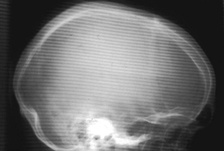
%> input picture DigImageProcessing/exercise2/input_data/thema1/radiograph_1.jpg, 224 x 151 px, shrunk from 505 x 339 before the run
$ octave erwtimaC2.m   (GNU Octave 9; MATLAB toolbox functions it lacks are replaced by stand-ins)
%> lines starting %> are read from the running program, lines starting %| are printed output that depends on the picture
### DigImageProcessing/exercise2/MATLAB_code/shift_2D.m
function [ shiftedA ] = shift_2D( A )
	half = ceil(size(A)/2);
	shiftedA = A([half(1)+1:end, 1:half(1)], [half(2)+1:end, 1:half(2)]);
end

### DigImageProcessing/exercise2/MATLAB_code/DFT_2D_RowCol.m
function [ A ] = DFT_2D_RowCol( a )
	Y = transpose(fft(transpose(a)));
	A = fft(Y);
end

### DigImageProcessing/exercise2/MATLAB_code/erwtimaC2.m
images = {'radiograph_1.jpg', 'radiograph_2.jpg'};
cases = 4;

wmegas = ones(length(images), 2, 2);
sigmas = ones(length(images), cases, 2);
figs = ones(length(images), 3);

wmegas(1, :, :) = [-0.10 (pi/4+0.08); 0.10 -(pi/4+0.05)];
sigmas(1, :, :) = [0.15 0.15; 0.30 0.30; 0.50 0.50; 0.70 0.70 ];

wmegas(2, :, :) = [(pi/6-0.04) -0.05; -(pi/6-0.04) 0.05];
sigmas(2, :, :) = [0.15 0.15; 0.30 0.30; 0.50 0.50; 0.70 0.70 ];

close all;
for im=1 : 1 : length(images)
	a = im2double(imread(images{im}));
%> a: size 151x224 double; min 0.0627, max 1, mean 0.436
	a = a(:,:,1); %It is grayscale

	figs(im, 1) = figure('units', 'normalized', 'outerposition',[0 0 1 1]);
	figs(im, 2) = figure('units', 'normalized', 'outerposition',[0 0 1 1]);
	figs(im, 3) = figure('units', 'normalized', 'outerposition',[0 0 1 1]);

	for c=1 : 1 : cases
%---------- Create the desired stop-band filter ----------
		H = ones(size(a));
		[M,N] = size(a);
		Nw = size(wmegas, 2);
		[w1, w2] = meshgrid(1:N, 1:M);

		for i=1 : 1 : Nw
			w1n = (w1 - N/2)/N*2*pi;
			w2n = (w2 - M/2)/M*2*pi;

			r = (w1n - wmegas(im, i, 1)).^2 + (w2n - wmegas(im, i, 2)).^2;
			H = H .* (1 - exp( -r/sigmas(im, c, i)^2 ) );
		end

		H = shift_2D(H);

%---------- Apply the filter ----------
		A = DFT_2D_RowCol(a);
		Amagn_log = shift_2D(log(abs(A)+1));

		Y = A .* H;
		Ymagn_log = shift_2D(log(abs(Y)+1));

%---------- Display Results ----------
		y = ifft2(Y);

		figure(figs(im, 1));
		subplot(2,2,c), imshow(y, []), title( sprintf('s: %.3f', sigmas(im,c,1)) );

		figure(figs(im, 2));
		subplot(2,2,c), imshow(Ymagn_log, []), title( sprintf('s: %.3f', sigmas(im,c,1)) );

		figure(figs(im, 3));
		subplot(2,2,c), imshow(shift_2D(H), []), title( sprintf('s: %.3f', sigmas(im,c,1)) );
	end
%> this loop made 4 passes
%> pass 1, in shift_2D (call 2), `shiftedA = A([half(1)+1:end, 1:half(1)], [half(2)+1:end, 1:half(2)]);`:
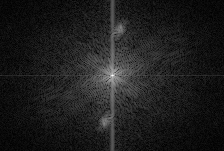
%> shiftedA: size 151x224 double; min 0.00162, max 9.6, mean 1.11; drawn with min black and max white
%> pass 1, `imshow(shift_2D(H), [])`:
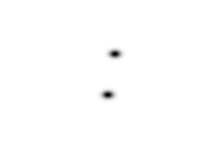
%> displayed picture: size 151x224, on the screen's scale of 0 to 255; min 0, max 255, mean 254.1
%> after the loop:
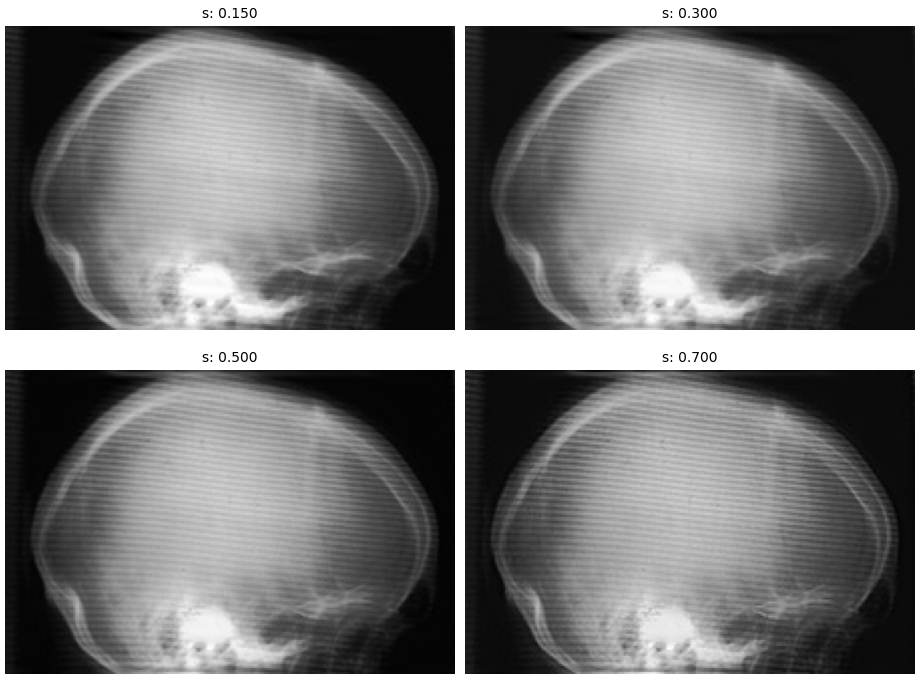
%> figure redrawn from the program's plot data, 4 panels
%> after the loop:
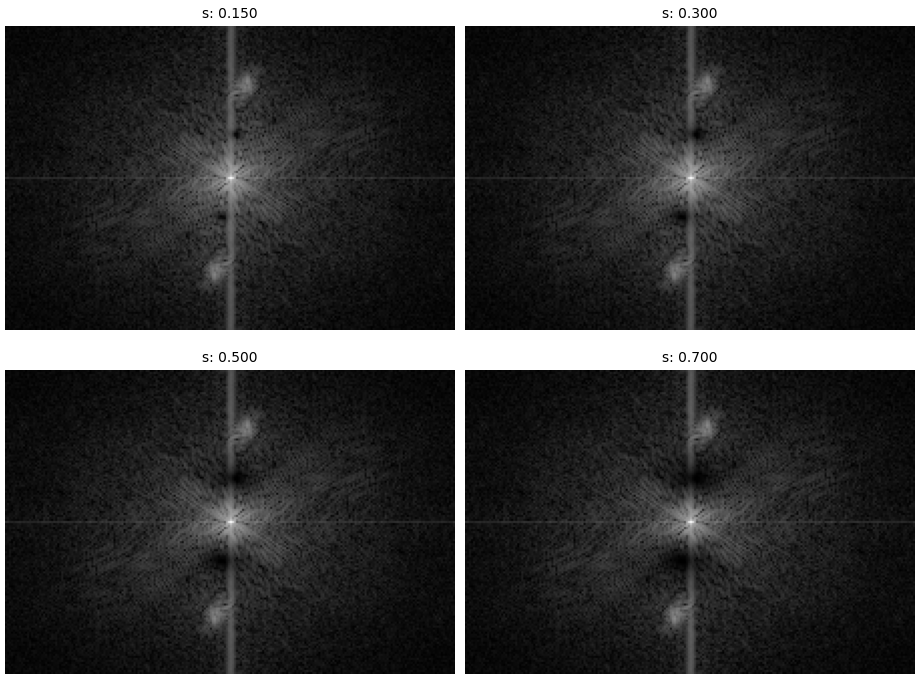
%> figure redrawn from the program's plot data, 4 panels
%> after the loop:
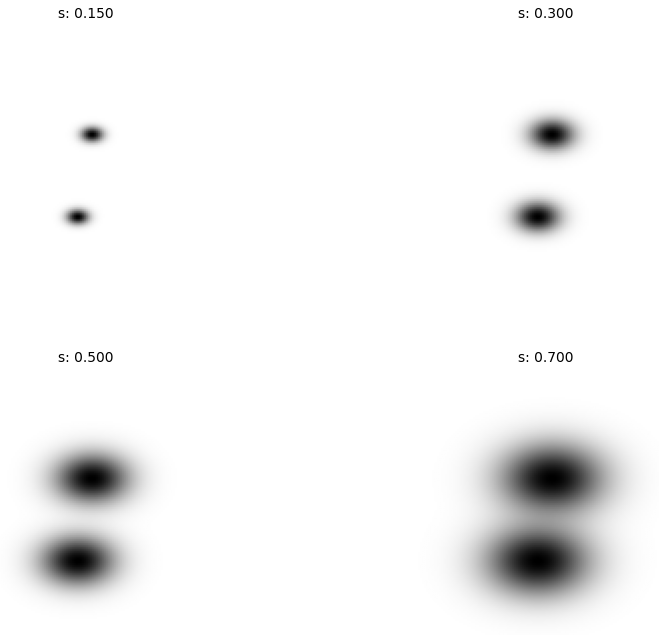
%> figure redrawn from the program's plot data, 4 panels

	figure(figs(im, 1));
	print(gcf, '-dpng', sprintf('erwtimaC2\\erwtimaC2_%d_Tdomain.png', im));
	figure(figs(im, 2));
	print(gcf, '-dpng', sprintf('erwtimaC2\\erwtimaC2_%d_Fdomain.png', im));
	figure(figs(im, 3));
	print(gcf, '-dpng', sprintf('erwtimaC2\\erwtimaC2_%d_filter.png', im));
end
%> pass 2 of the loop `for im=1 : 1 : length(images)`:
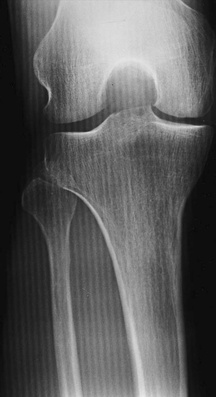
%> input picture DigImageProcessing/exercise2/input_data/thema1/radiograph_2.jpg, 216 x 397 px, shrunk from 485 x 893 before the run
%> a: size 397x216 double
%> after the loop `for c=1 : 1 : cases`:
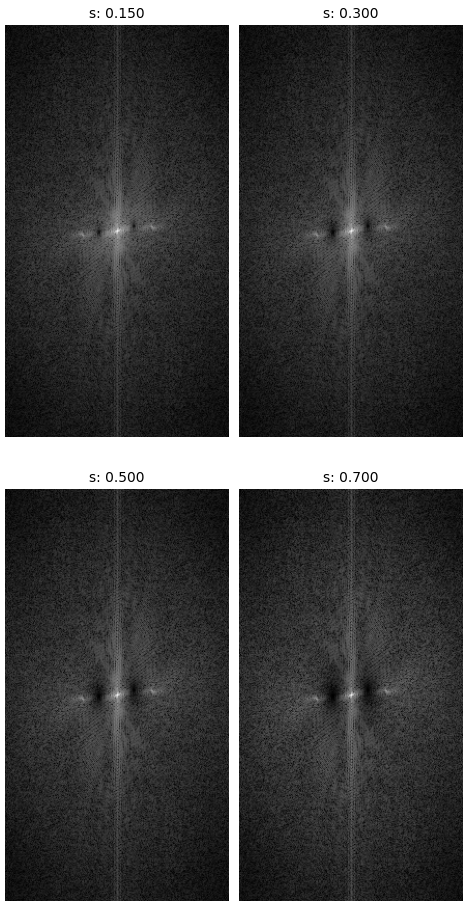
%> figure redrawn from the program's plot data, 4 panels
%> after the loop `for c=1 : 1 : cases`:
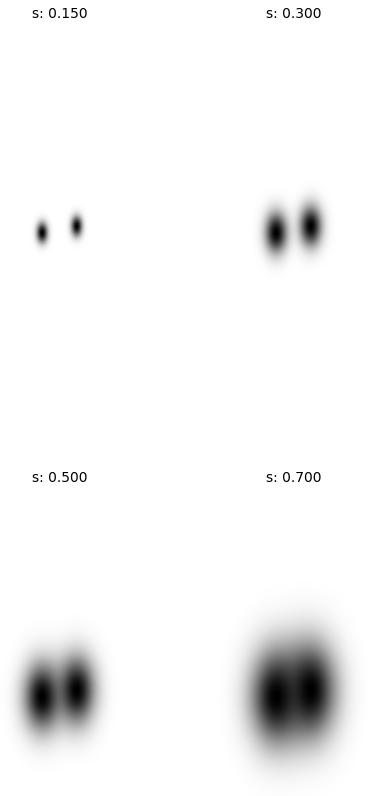
%> figure redrawn from the program's plot data, 4 panels
